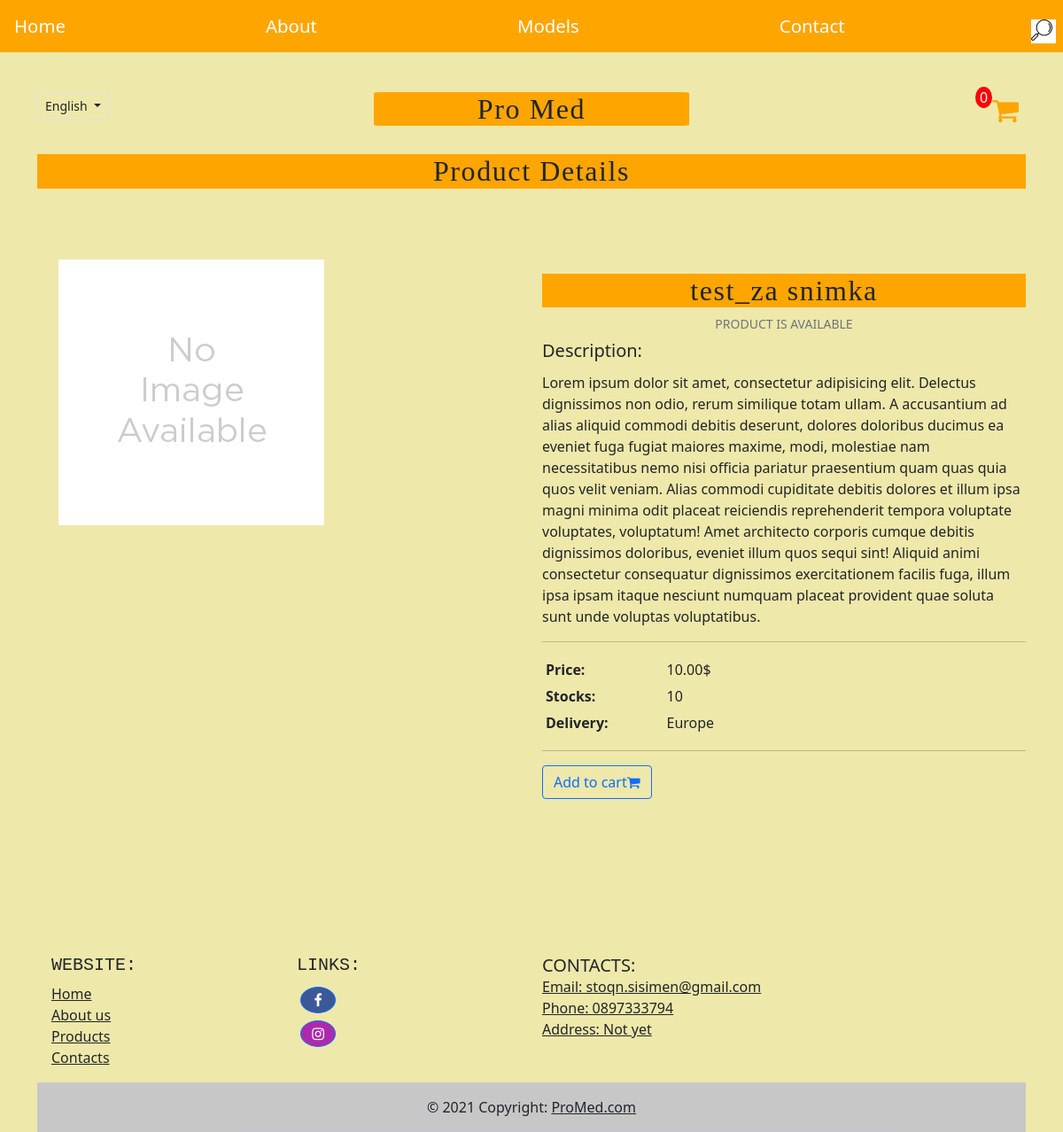
Page /models/test/ (signed in) on the committed database.
### Products/models.py (models this page shows, shortened)
class Order(models.Model):
    customer = models.ForeignKey(Customer, on_delete=models.SET_NULL, blank=True, null=True)
    date_ordered = models.DateTimeField(auto_now_add=True)
    complete = models.BooleanField(default=False, blank=False, null=True)
    transaction_id = models.CharField(max_length=100, null=True)
    @property
    def get_cart_items(self):
        orderitems = self.orderitem_set.all()
        total = sum([item.quantity for item in orderitems])
        return total

class Product(models.Model):
    category = models.ForeignKey(Category, related_name='products', on_delete=models.CASCADE,
                                 default='Basic Category', db_index=True)
    name = models.CharField(max_length=100, db_index=True)
    slug = models.SlugField(max_length=100, db_index=True)
    image = models.ImageField(upload_to='products/%Y/%m/%d', blank=True, null=True, default='no_image_available2.png')
    description = models.TextField(blank=True, null=True)
    price = models.DecimalField(decimal_places=2, max_digits=5)
    stock = models.PositiveIntegerField(default=1)
    short_desc = models.TextField(default='paste desc', null=True)
    available = models.BooleanField(default=True)
    created = models.DateTimeField(auto_now_add=True)
    updated = models.DateTimeField(auto_now=True)
    class Meta:
        ordering = ('-created',)
        index_together = (('id', 'slug'),)
    @property
    def imageURL(self):
        try:
            url = self.image.url
        except:
            url = ''
        return url

### Products/views.py (the view, shortened to what this page needs)
# urls.py: path('models/<slug:slug>/', product_detail, name='product_detail'),
def product_detail(request, slug):
    product = get_object_or_404(Product, slug=slug)
    if request.user.is_authenticated:
        customer = request.user.customer
        order, created = Order.objects.get_or_create(customer=customer, complete=False)
        items = order.orderitem_set.all()
        context = {'items': items,
                   'order': order,
                   'product': product}
    return render(request, 'model_details.html', context)

### templates/model_details.html (shortened to what this page needs)
{% extends 'base.html' %}
{% load static %}
{% block content %}
<h2> Product Details </h2>
<section class="mb-5" style="margin-top: 5rem;">
  <div class="row">
    <div class="col-md-6 mb-4 mb-md-0">
      <div class="mdb-lightbox">
        <div class="row product-gallery mx-1">
          <div class="col-12 mb-0">
            <figure class="view overlay rounded z-depth-1 main-img" style="padding-left: 0.5rem;">
                <img src="{{ product.imageURL }}"
                  class="img-fluid z-depth-1">
            </figure>
          </div>
        </div>
      </div>
    </div>
    <div class="col-md-6">
      <h2>{{ product.name }}</h2>
      {% if product.available == True %}
      <p class="mb-2 text-muted text-uppercase small"> Product is available </p>
      {% else %}
      <p class="mb-2 text-muted text-uppercase small"> Product is not available</p>
      {% endif %}
        <h5>Description:</h5>
      <p class="pt-1" style="text-align: left;">{{ product.description }}</p>
        <hr>
      <div class="table-responsive">
        <table class="table table-sm table-borderless mb-0">
          <tbody>
            <tr>
              <th class="pl-0 w-25" scope="row"><strong>Price: </strong></th>
              <td>{{ product.price }}$</td>
            </tr>
            <tr>
              <th class="pl-0 w-25" scope="row"><strong>Stocks: </strong></th>
              <td>{{ product.stock }}</td>
            </tr>
            <tr>
              <th class="pl-0 w-25" scope="row"><strong>Delivery: </strong></th>
              <td>Europe</td>
            </tr>
          </tbody>
        </table>
      </div>
      <hr>
      {% if product.stock != 0 %}
            <th class="pl-0 w-25" scope="row"><strong></strong>
                     <button class="btn btn-outline-primary update-cart" data-action="add" data-product="{{product.id}}" style="font-size:1rem;">Add to cart<i class="fa fa-shopping-cart"></i></button>
            </th>
      {% else %}
            <p class="text-center w-responsive mx-auto mb-5"> Product is out of stock </p>
      {% endif %}
    </div>
  </div>
</section>
{% endblock %}

### templates/base.html (shortened to what this page needs)
{% load static %}
<html lang="en">
  <head>
    {% block links %}
      <link href="https://cdn.jsdelivr.net/npm/bootstrap@5.0.1/dist/css/bootstrap.min.css" rel="stylesheet">
      <link href="{% static 'css/style_25.css' %}" rel="stylesheet">
    {% endblock %}
  </head>
  <body>
    <div class="container">
      <div class="header">
      <div class="row">
          {% include 'navbar.html' %}
      <div class="col-md-4 col-sm-12 col-6" id="scroll_id_test" style="margin-top: 1rem;">
        <div class="btn-group">
          <button class="btn border btn-sm dropdown-toggle"
                  type="button"
                  data-bs-toggle="dropdown"
                  aria-expanded="false"
                  role="button"
                  id="dropdownMenuLink"
                  aria-labelledby="dropdownMenuButton1">
            English
          </button>
        </div>
        </div>
          <div class="col-md-4 text-center" id="first">
          <h2 class="my-md-3 site-title" style="font-family:Comic Sans MS, Comic Sans, cursive;background-color:orange; cursor:default;border-radius: 3%;">Pro Med</h2>
        </div>
        <div class="col-md-3 ms-auto col-6" id="second">
            <a href="{% url 'cart' %}" style="color: orange;">
              <i class="fa fa-shopping-cart fa-2x" style="float: right;margin-top: 1.3rem; margin-right:0.5rem;"></i>
                <p class="shopping-cart-total" style="float:right;color:white;background-color:red;border-radius:50%;width:1.2rem;cursor:pointer;margin-top:0.6rem;">{{order.get_cart_items}}</p>
            </a>
          </div>
        </div>
        </div>
    {% block content %}
    {% endblock content%}
        {% include 'footerbar.html' %}
    </div>
  </body>
</html>

### static/css/style_25.css (style rules this page uses)
p { text-align: center; cursor: default; }
h2 { text-align:center;font-family: impact; margin-top:2vh; letter-spacing:0.1rem; cursor: default; background-color: orange; }
body { background-color: palegoldenrod; }

### rows in the picture
Order: get_cart_items "0"
Product: imageURL (placeholder picture), name "test_za snimka", description "Lorem ipsum dolor sit amet, consectetur adipisicing elit. Delectus dignissimos non odio, rerum similique totam ullam. A accusantium ad alias aliquid commodi debitis deserunt, dolores doloribus ducimus ea eveniet fuga fugiat maiores maxime, modi, molestiae nam necessitatibus nemo nisi officia pariatur praesentium quam quas quia quos velit veniam. Alias commodi cupiditate debitis dolores et illum ipsa magni minima odit placeat reiciendis reprehenderit tempora voluptate voluptates, voluptatum! Amet architecto corporis cumque debitis dignissimos doloribus, eveniet illum quos sequi sint! Aliquid animi consectetur consequatur dignissimos exercitationem facilis fuga, illum ipsa ipsam itaque…", price "10.00", stock "10"
